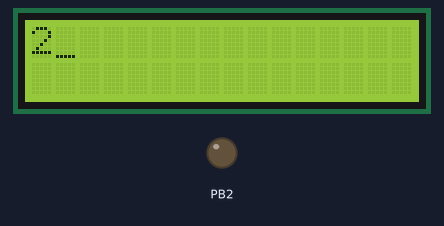
The program below on a simulated ATmega32, built with avr-gcc and emulated at 8 MHz. On the bench: 16×2 character LCD, output pins drawn as LEDs (lit = HIGH). Wiring (inferred from the names in the program): 24Cxx EEPROM at I2C address 0x50. Wiring (inferred from the signals the program sends): character LCD (HD44780): RS PB1; E PB0; data PA4, PA5, PA6, PA7. EEPROM starts erased; pins used as bus, display or sensor lines are not drawn. At 1.0 s the program stops and its outputs stay as they are.

Above: at 1.0 s.

The program:

interface__MC_and_EEPROM_via_I2C.c
```c
/*
 * interface__MC_and_EEPROM_via_I2C.c
 *
 * Created: 12/1/2019 11:16:27 PM
 */


#include <avr/io.h>
#define F_CPU 8000000UL
#include <util/delay.h>
#include "I2C.h"
#include "LCD.h"
int main(void)
{
	LCD_vInit();
	unsigned char x;
	/*write to the location 0b00000000000*/
	unsigned char counter=0;
	I2C_Master_init(50000);
	_delay_ms(500);
	I2C_start(); // transmit start condition
	I2C_write_address(0b10100000); // transmit device address and Write
	I2C_write_data(0b00000000); // transmit word address
	I2C_write_data(0x32); // transmit data
	I2C_stop(); // transmit stop condition

	/*read from the location 0b00000000000*/
	_delay_ms(200);
	I2C_start(); // transmit start condition
	I2C_write_address(0b10100000); // transmit device address and Write
	I2C_write_data(0b00000000); // transmit word address
	I2C_repeated_start(); // transmit repeated start condition
	I2C_write_address_and_read(0b10100001); // transmit device address and read
	x=I2C_read_with_NACK();
	I2C_stop();
	LCD_vSend_char(x);
	while(1)
	{

	}
}
```

I2C.c
```c
/*
 * I2C.c
 *
 * Created: 11/28/2019 6:08:51 AM
 */
	#include <avr/io.h>
	#include "std_macros.h"
	#define F_CPU 8000000UL
	#define prescalar 1
	void I2C_Master_init(unsigned long SCL_Clock)
	{
		TWBR= (unsigned char) (((F_CPU/SCL_Clock)-16) / (2*prescalar));
		if (prescalar==1)
		{
			TWSR=0;
		}
		else if (prescalar==4)
		{
			TWSR=1;
		}
		else if (prescalar==16)
		{
			TWSR=2;
		}
		else if (prescalar==64)
		{
			TWSR=3;
		}

	}

	void I2C_start(void)
	{
		TWCR=(1<<TWINT)|(1<<TWEN)|(1<<TWSTA);
		while(READ_BIT(TWCR,TWINT)==0); //wait to finish
		while ((TWSR & 0XF8) != 0x08); // start condition has been transmitted
	}

	void I2C_repeated_start(void)
	{
		TWCR=(1<<TWINT)|(1<<TWEN)|(1<<TWSTA);
		while(READ_BIT(TWCR,TWINT)==0); //wait to finish
		while ((TWSR & 0XF8) != 0x10); // repeated start condition has been transmitted
	}

	void I2C_write_address(unsigned char address)
	{
		TWDR=address;
		TWCR=(1<<TWINT)|(1<<TWEN);
		while(READ_BIT(TWCR,TWINT)==0); //wait to finish
		while ((TWSR & 0XF8) != 0x18); // SLA+write has been transmitted and ACK has been received
	}

	void I2C_write_address_and_read(unsigned char address)
	{
		TWDR=address;
		TWCR=(1<<TWINT)|(1<<TWEN);
		while(READ_BIT(TWCR,TWINT)==0); //wait to finish
		while ((TWSR & 0XF8) != 0x40); // SLA+read has been transmitted and ACK has been received
	}
	void I2C_write_data(unsigned char data)
	{
		TWDR=data;
		TWCR=(1<<TWINT)|(1<<TWEN);
		while(READ_BIT(TWCR,TWINT)==0); //wait to finish
		while ((TWSR & 0XF8) != 0x28); // data has been transmitted and ACK has been received
	}

	void I2C_stop(void)
	{
		TWCR=(1<<TWINT)|(1<<TWEN)|(1<<TWSTO);
	}

	unsigned char I2C_read_with_NACK(void)
	{
		TWCR=(1<<TWINT)|(1<<TWEN);
		while(READ_BIT(TWCR,TWINT)==0);
		while ((TWSR & 0XF8) != 0x58); // data byte has been received and Not ACK has been returned
		return TWDR ;
	}


	void I2C_set_address(unsigned char address)
	{
		TWAR=address;
	}

	unsigned char I2C_slave_read(void)
	{
		TWCR=(1<<TWINT)|(1<<TWEN)|(1<<TWEA);
		while(READ_BIT(TWCR,TWINT)==0);
		while ((TWSR & 0XF8) != 0x60); // own SLA+W has been received and ACK has been returned
		TWCR=(1<<TWINT)|(1<<TWEN)|(1<<TWEA);
		while(READ_BIT(TWCR,TWINT)==0);
		while ((TWSR & 0XF8) != 0x80); // previously addressed with own SLA+W : data has been received : ACK has been returned
		return TWDR ;
	}
```

I2C.h
```c
/*
 * I2C.h
 *
 * Created: 11/28/2019 6:09:04 AM
 */


#ifndef I2C_H_
#define I2C_H_
void I2C_Master_init(unsigned long SCL_Clock);
void I2C_start(void);
void I2C_repeated_start(void);
void I2C_write_address(unsigned char address);
void I2C_write_address_and_read(unsigned char address);
void I2C_write_data(unsigned char data);
void I2C_stop(void);
unsigned char I2C_read_with_NACK(void);
void I2C_set_address(unsigned char address);
unsigned char I2C_slave_read(void);
#endif /* I2C_H_ */
```

std_macros.h
```c
/*
 * std_macros.h
 *
 * Created: 2/17/2018 3:37:09 PM
 */
#define REGISTER_SIZE 8
#define SET_BIT(reg,bit)    reg|=(1<<bit)
#define CLR_BIT(reg,bit)    reg&=(~(1<<bit))
#define TOG_BIT(reg,bit)    reg^=(1<<bit)
#define READ_BIT(reg,bit)    (reg&(1<<bit))>>bit
#define IS_BIT_SET(reg,bit)  (reg&(1<<bit))>>bit
#define IS_BIT_CLR(reg,bit)  !((reg&(1<<bit))>>bit)
#define ROR(reg,num)         reg=(reg<<(REGISTER_SIZE-num))|(reg>>(num))
#define ROL(reg,num)        reg= (reg>>(REGISTER_SIZE-num))|(reg<<(num))
```

LCD_config.h
```c
/*
 * LCD_config.h
 *
 * Created: 2/23/2018 7:55:06 PM
 */


#ifndef LCD_CONFIG_H_
#define LCD_CONFIG_H_
#define four_bits_mode
#endif /* LCD_CONFIG_H_ */
```

LCD.c
```c
/*
 * LCD.c
 *
 * Created: 2/23/2018 4:38:26 PM
 */
#include "LCD.h"
#define  F_CPU 8000000UL
#include <util/delay.h>

void LCD_vInit(void)
{
	_delay_ms(200);
	#if defined eight_bits_mode
	DIO_vsetPINDir('A',0,1);
	DIO_vsetPINDir('A',1,1);
	DIO_vsetPINDir('A',2,1);
	DIO_vsetPINDir('A',3,1);
	DIO_vsetPINDir('A',4,1);
	DIO_vsetPINDir('A',5,1);
	DIO_vsetPINDir('A',6,1);
	DIO_vsetPINDir('A',7,1);
	DIO_vsetPINDir('B',EN,1);
	DIO_vsetPINDir('B',RW,1);
	DIO_vsetPINDir('B',RS,1);
	DIO_write('B',RW,0);
	LCD_vSend_cmd(EIGHT_BITS); //8 bit mode
	_delay_ms(1);
	LCD_vSend_cmd(CURSOR_ON_DISPLAN_ON);//display on cursor on
	_delay_ms(1);
	LCD_vSend_cmd(CLR_SCREEN);//clear the screen
	_delay_ms(10);
	LCD_vSend_cmd(ENTRY_MODE); //entry mode
	_delay_ms(1);

	#elif defined four_bits_mode
	DIO_vsetPINDir('A',4,1);
	DIO_vsetPINDir('A',5,1);
	DIO_vsetPINDir('A',6,1);
	DIO_vsetPINDir('A',7,1);
	DIO_vsetPINDir('B',EN,1);
	DIO_vsetPINDir('B',RW,1);
	DIO_vsetPINDir('B',RS,1);
   	DIO_write('B',RW,0);
	LCD_vSend_cmd(RETURN_HOME); //return home
	_delay_ms(10);
	LCD_vSend_cmd(FOUR_BITS); //4bit mode
	_delay_ms(1);
	LCD_vSend_cmd(CURSOR_ON_DISPLAN_ON);//display on cursor on
	_delay_ms(1);
	LCD_vSend_cmd(CLR_SCREEN);//clear the screen
	_delay_ms(10);
	LCD_vSend_cmd(ENTRY_MODE); //entry mode
	_delay_ms(1);
	#endif
}


static void send_falling_edge(void)
{
	DIO_write('B',EN,1);
	_delay_ms(2);
	DIO_write('B',EN,0);
	_delay_ms(2);
}
void LCD_vSend_cmd(char cmd)
{
	#if defined eight_bits_mode
	DIO_write_port('A',cmd);
	DIO_write('B',RS,0);
	send_falling_edge();

	#elif defined four_bits_mode
	write_high_nibble('A',cmd>>4);
	DIO_write('B',RS,0);
	send_falling_edge();
	write_high_nibble('A',cmd);
	DIO_write('B',RS,0);
	send_falling_edge();
	#endif
	_delay_ms(1);
}

void LCD_vSend_char(char data)
{
	#if defined eight_bits_mode
	DIO_write_port('A',data);
	DIO_write('B',RS,1);
	send_falling_edge();

	#elif defined four_bits_mode
	write_high_nibble('A',data>>4);
	DIO_write('B',RS,1);
	send_falling_edge();
	write_high_nibble('A',data);
	DIO_write('B',RS,1);
	send_falling_edge();
	#endif
	_delay_ms(1);
}


void LCD_vSend_string(char *data)
{
	while((*data)!='\0')
	{
		LCD_vSend_char(*data);
		data++;
	}
}
void LCD_clearscreen()
{
	LCD_vSend_cmd(CLR_SCREEN);
	_delay_ms(10);
}
void LCD_movecursor(char row,char coloumn)
{
	char data ;
	if(row>2||row<1||coloumn>16||coloumn<1)
	{
		data=0x80;
	}
	else if(row==1)
	{
		data=0x80+coloumn-1 ;
	}
	else if (row==2)
	{
		data=0xc0+coloumn-1;
	}
	LCD_vSend_cmd(data);
	_delay_ms(1);
}
```

LCD.h
```c
/*
 * LCD.h
 *
 * Created: 2/23/2018 4:36:45 PM
 */

#ifndef LCD_H_
#define LCD_H_
#include "DIO.h"
#include "LCD_config.h"
#define CLR_SCREEN 0x01
#define CURSOR_ON_DISPLAN_ON 0x0e
#define RETURN_HOME 0x02
#define ENTRY_MODE 0x06
#if defined four_bits_mode
#define EN 0
#define RS 1
#define RW 2
#define FOUR_BITS 0x28
#elif defined eight_bits_mode
#define EN 0
#define RS 1
#define RW 2
#define EIGHT_BITS 0x38
#endif
void LCD_vInit(void);
static void send_falling_edge(void);
void LCD_vSend_cmd(char cmd);
void LCD_vSend_char(char data);
void LCD_vSend_string(char *data);
void LCD_clearscreen();
void LCD_movecursor(char row,char coloumn);

#endif /* LCD_H_ */
```

DIO.c
```c
#include <avr/io.h>
#include "std_macros.h"
void DIO_vsetPINDir(unsigned char portname,unsigned char pinnumber,unsigned char direction)
{
	switch(portname)
	{


		case 'A':
		if(direction==1)
		{
			SET_BIT(DDRA,pinnumber);//Set the direction of the given pin in port A as output
		}
		else
		{
			CLR_BIT(DDRA,pinnumber);//Set the direction of the given pin in port A as input
		}
		break;
		case 'B':
		if(direction==1)
		{
			SET_BIT(DDRB,pinnumber);//Set the direction of the given pin in port B as output
		}
		else
		{
			CLR_BIT(DDRB,pinnumber);//Set the direction of the given pin in port B as input
		}
		break;
		case 'C':
		if(direction==1)
		{
			SET_BIT(DDRC,pinnumber);//Set the direction of the given pin in port C as output
		}
		else
		{
			CLR_BIT(DDRC,pinnumber);//Set the direction of the given pin in port C as input
		}
		break;
		case 'D':
		if(direction==1)
		{
			SET_BIT(DDRD,pinnumber);//Set the direction of the given pin in port D as output
		}
		else
		{
			CLR_BIT(DDRD,pinnumber);//Set the direction of the given pin in port D as input
		}
		break;
		default:
		break;
	}
}


void DIO_write(unsigned char portname,unsigned char pinnumber,unsigned char outputvalue)
{
	switch(portname)
	{
		case 'A' :

		if(outputvalue==1)
		{
			SET_BIT(PORTA,pinnumber);//Set the value of the given pin in port A as High
		}
		else
		{
			CLR_BIT(PORTA,pinnumber);//Set the value of the given pin in port A as Low
		}
		break ;
		case 'B':

		if(outputvalue==1)
		{
			SET_BIT(PORTB,pinnumber);//Set the value of the given pin in port B as High
		}
		else
		{
			CLR_BIT(PORTB,pinnumber);//Set the value of the given pin in port B as Low
		}
		break ;
		case 'C' :

		if(outputvalue==1)
		{
			SET_BIT(PORTC,pinnumber);//Set the value of the given pin in port C as High
		}
		else
		{
			CLR_BIT(PORTC,pinnumber);//Set the value of the given pin in port C as Low
		}
		break ;
		case 'D':

		if(outputvalue==1)
		{
			SET_BIT(PORTD,pinnumber);//Set the value of the given pin in port D as High
		}
		else
		{
			CLR_BIT(PORTD,pinnumber);//Set the value of the given pin in port D as Low
		}
		break ;
		default: break ;
	}
}


unsigned char DIO_u8read(unsigned char portname,unsigned char pinnumber)
{
	unsigned char return_value=0;
	switch(portname)
	{
		case 'A' :
		return_value=READ_BIT(PINA,pinnumber);//Read the value from the given pin in port A
		break;

		case 'B' :
		return_value=READ_BIT(PINB,pinnumber);//Read the value from the given pin in port B
		break;

		case 'C' :
		return_value=READ_BIT(PINC,pinnumber);//Read the value from the given pin in port C
		break;

		case 'D' :
		return_value=READ_BIT(PIND,pinnumber);//Read the value from the given pin in port D
		break;
		default:
		break;
	}
	return return_value ;
}
void DIO_toggle(unsigned char portname,unsigned char pinnumber)
{
	switch(portname)
	{
		case 'A':
		TOG_BIT(PORTA,pinnumber);//Toggle the value of the given pin in port A
		break;
		case 'B':
		TOG_BIT(PORTB,pinnumber);//Toggle the value of the given pin in port B
		break;
		case 'C':
		TOG_BIT(PORTC,pinnumber);//Toggle the value of the given pin in port C
		break;
		case 'D':
		TOG_BIT(PORTD,pinnumber);//Toggle the value of the given pin in port D
		break;
		default: break;
	}
}
void DIO_set_port_direction(unsigned char portname,unsigned char direction)
{
	switch(portname)
	{
		case 'A' :
		DDRA=direction; //set the direction of port A
		break ;
		case 'B':
		DDRB=direction; //set the direction of port B
		break ;
		case 'C' :
		DDRC=direction; //set the direction of port C
		break ;
		case 'D':
		DDRD=direction; //set the direction of port D
		break ;
		default:
		break ;
	}

}
void DIO_write_port(unsigned char portname,unsigned char portvalue)
{
	switch(portname)
	{
		case 'A' :
		PORTA=portvalue; //Write the given value to the port A
		break ;
		case 'B':
		PORTB=portvalue; //Write the given value to the port B
		break ;
		case 'C' :
		PORTC=portvalue; //Write the given value to the port C
		break ;
		case 'D':
		PORTD=portvalue; //Write the given value to the port D
		break ;
		default:
		 break ;
	}
}

unsigned char DIO_read_port(unsigned char portname)
{
	unsigned char return_val=0;
	switch(portname)
	{
		case 'A' :
		return_val=PINA; // read the value of port A
		break ;
		case 'B':
		return_val=PINB; // read the value of port B
		break ;
		case 'C' :
		return_val=PINC; // read the value of port C
		break ;
		case 'D':
		return_val=PIND; // read the value of port D
		break ;
		default:
		break ;
	}
	return return_val;
}

void DIO_vconnectpullup(char portname ,char pinnumber, char connect_pullup)
{
	switch(portname)
	{
		case 'A':
		if(connect_pullup==1)
		{
			SET_BIT(PORTA,pinnumber);
		}
		else
		{
			CLR_BIT(PORTA,pinnumber);
		}
		break;
		case 'B':
		if(connect_pullup==1)
		{
			SET_BIT(PORTB,pinnumber);
		}
		else
		{
			CLR_BIT(PORTB,pinnumber);
		}
		break;
		case 'C':
		if(connect_pullup==1)
		{
			SET_BIT(PORTC,pinnumber);

		}
		else
		{
			CLR_BIT(PORTC,pinnumber);
		}
		break;
		case 'D':
		if(connect_pullup==1)
		{
			SET_BIT(PORTD,pinnumber);

		}
		else
		{
			CLR_BIT(PORTD,pinnumber);
		}
		break;

	}
}

void write_low_nibble(unsigned char portname,unsigned char value)
{
	value&=0x0f;
	switch(portname)
	{
		case 'A':
		PORTA&=0xf0;
		PORTA|=value;
		case 'B':
		PORTB&=0xf0;
		PORTB|=value;
		case 'C':
		PORTC&=0xf0;
		PORTC|=value;
		case 'D':
		PORTD&=0xf0;
		PORTD|=value;
	}
}

void write_high_nibble(unsigned char portname,unsigned char value)
{
	value<<=4;
	switch(portname)
	{
		case 'A':
		PORTA&=0x0f;
		PORTA|=value;
		case 'B':
		PORTB&=0x0f;
		PORTB|=value;
		case 'C':
		PORTC&=0x0f;
		PORTC|=value;
		case 'D':
		PORTD&=0x0f;
		PORTD|=value;
	}
}
```

DIO.h
```c
#ifndef DIO_H_
#define DIO_H_
/*
	Function Name        : DIO_vsetPINDir
	Function Returns     : void
	Function Arguments   : unsigned char portname,unsigned char pinnumber,unsigned char direction
	Function Description : Set the direction of the given pin in the given port (direction 0 = input : 1 = output)
*/
void DIO_vsetPINDir(unsigned char portname,unsigned char pinnumber,unsigned char direction);

/*
	Function Name        : DIO_write
	Function Returns     : void
	Function Arguments   : unsigned char portname,unsigned char pinnumber,unsigned char outputvalue
	Function Description : Set the value of the given pin in the given port (outputvalue 0 = low : 1 = high)
*/
void DIO_write(unsigned char portname,unsigned char pinnumber,unsigned char outputvalue);

/*
	Function Name        : DIO_u8read
	Function Returns     : unsigned char
	Function Arguments   : unsigned char portname,unsigned char pinnumber
	Function Description : Returns 1 if the value of the given pin is high and zero if the value is low
*/
unsigned char DIO_u8read(unsigned char portname,unsigned char pinnumber);

/*
	Function Name        : DIO_toggle
	Function Returns     : void
	Function Arguments   : unsigned char portname,unsigned char pinnumber
	Function Description : Reverse the value of the given pin in the given port.
*/
void DIO_toggle(unsigned char portname,unsigned char pinnumber);

/*
	Function Name        : DIO_set_port_direction
	Function Returns     : void
	Function Arguments   : unsigned char portname,unsigned char direction
	Function Description : set the direction of whole port .
*/

void DIO_set_port_direction(unsigned char portname,unsigned char direction);


/*
	Function Name        : DIO_write_port
	Function Returns     : void
	Function Arguments   : unsigned char portname,unsigned char portvalue
	Function Description : Write the value to all port pins.
*/

void DIO_write_port(unsigned char portname,unsigned char portvalue);

/*
	Function Name        : DIO_read_port
	Function Returns     : unsigned char
	Function Arguments   : unsigned char portname
	Function Description : read the value of the port .
*/
unsigned char DIO_read_port(unsigned char portname);

/*
	Function Name        : DIO_vconnectpullup
	Function Returns     : void
	Function Arguments   : char portname ,char pinnumber, char connect_pullup
	Function Description : Connect and disconnect pull up resistor to the given pin at the given port
*/
void DIO_vconnectpullup(char portname ,char pinnumber, char connect_pullup);
/*
	Function Name        : write_low_nibble
	Function Returns     : void
	Function Arguments   : unsigned char portname,unsigned char value
	Function Description : write a value to the low nibble of the port
*/
void write_low_nibble(unsigned char portname,unsigned char value);
/*
	Function Name        : write_high_nibble
	Function Returns     : void
	Function Arguments   : unsigned char portname,unsigned char value
	Function Description : write a value to the high nibble of the port
*/
void write_high_nibble(unsigned char portname,unsigned char value);
#endif
```
